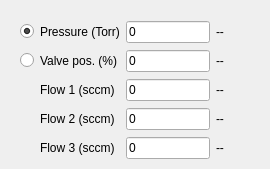
     <widget class="QWidget" name="vac_tab">
      <attribute name="title">
       <string>Vacuum control</string>
      </attribute>
      <widget class="QWidget" name="gridLayoutWidget_2">
       <property name="geometry">
        <rect>
         <x>20</x>
         <y>20</y>
         <width>241</width>
         <height>140</height>
        </rect>
       </property>
       <layout class="QGridLayout" name="pressure_contol_grid">
        <item row="2" column="1">
         <widget class="QLabel" name="set_pressure_label">
          <property name="text">
           <string>Pressure (Torr)</string>
          </property>
         </widget>
        </item>
        <item row="3" column="3">
         <widget class="QLabel" name="valve_pos_display">
          <property name="text">
           <string>--           </string>
          </property>
         </widget>
        </item>
        <item row="4" column="1">
         <widget class="QLabel" name="flow1_label">
          <property name="text">
           <string>Flow 1 (sccm)</string>
          </property>
         </widget>
        </item>
        <item row="3" column="1">
         <widget class="QLabel" name="valve_position_label">
          <property name="text">
           <string>Valve pos. (%)</string>
          </property>
         </widget>
        </item>
        <item row="2" column="0">
         <widget class="QRadioButton" name="pressure_mode">
          <property name="text">
           <string/>
          </property>
          <property name="checked">
           <bool>true</bool>
          </property>
         </widget>
        </item>
        <item row="2" column="3">
         <widget class="QLabel" name="pressure_display">
          <property name="text">
           <string>--           </string>
          </property>
         </widget>
        </item>
        <item row="6" column="3">
         <widget class="QLabel" name="flow3_display">
          <property name="text">
           <string>--           </string>
          </property>
         </widget>
        </item>
        <item row="4" column="3">
         <widget class="QLabel" name="flow1_display">
          <property name="text">
           <string>--           </string>
          </property>
         </widget>
        </item>
        <item row="5" column="1">
         <widget class="QLabel" name="flow2_label">
          <property name="text">
           <string>Flow 2 (sccm)</string>
          </property>
         </widget>
        </item>
        <item row="3" column="0">
         <widget class="QRadioButton" name="valve_mode">
          <property name="text">
           <string/>
          </property>
          <property name="checked">
           <bool>false</bool>
          </property>
         </widget>
        </item>
        <item row="6" column="1">
         <widget class="QLabel" name="flow3_label">
          <property name="text">
           <string>Flow 3 (sccm)</string>
          </property>
         </widget>
        </item>
        <item row="5" column="3">
         <widget class="QLabel" name="flow2_display">
          <property name="text">
           <string>--           </string>
          </property>
         </widget>
        </item>
        <item row="2" column="2">
         <widget class="QLineEdit" name="set_pressure">
          <property name="text">
           <string>0</string>
          </property>
          <property name="placeholderText">
           <string>10</string>
          </property>
         </widget>
        </item>
        <item row="3" column="2">
         <widget class="QLineEdit" name="set_valve_pos">
          <property name="text">
           <string>0</string>
          </property>
          <property name="placeholderText">
           <string>0</string>
          </property>
         </widget>
        </item>
        <item row="4" column="2">
         <widget class="QLineEdit" name="set_flow1">
          <property name="text">
           <string>0</string>
          </property>
          <property name="placeholderText">
           <string>0</string>
          </property>
         </widget>
        </item>
        <item row="5" column="2">
         <widget class="QLineEdit" name="set_flow2">
          <property name="text">
           <string>0</string>
          </property>
          <property name="placeholderText">
           <string>0</string>
          </property>
         </widget>
        </item>
        <item row="6" column="2">
         <widget class="QLineEdit" name="set_flow3">
          <property name="text">
           <string>0</string>
          </property>
          <property name="placeholderText">
           <string>0</string>
          </property>
         </widget>
        </item>
       </layout>
      </widget>
     </widget>
